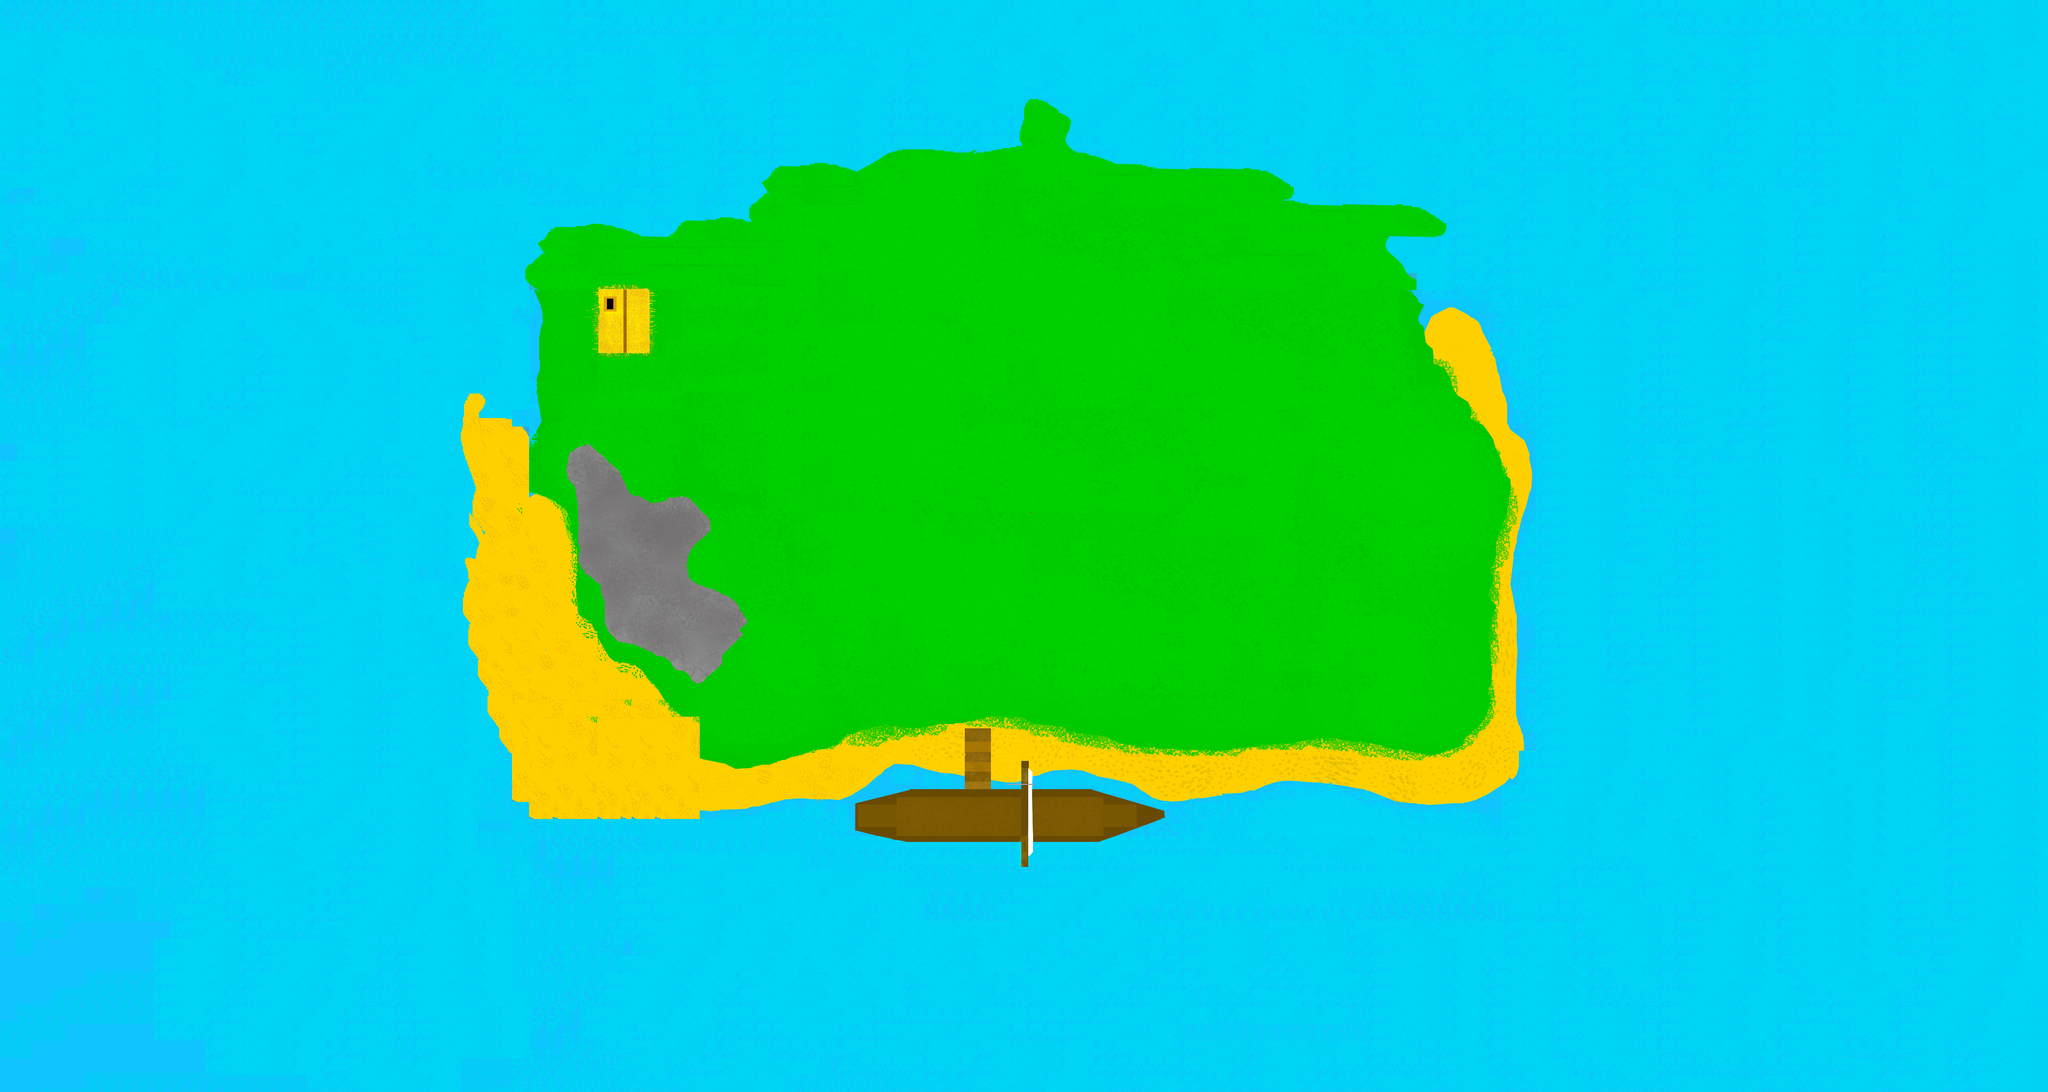

A level layout from a 2D game, rendered from its tile map. Below: a short description, then the map file with tile-grid data replaced by summaries:
An orthogonal 120x64 tile map with 32x32 px tiles, 6 tile layers (Tile Layer 1, Tile Layer 1.0, GameObjects, Collision, ...), 4 tilesets and 46 objects.

<map version="1.0" orientation="orthogonal" width="120" height="64" tilewidth="32" tileheight="32">
 <tileset firstgid="1" name="mappi" tilewidth="32" tileheight="32">
  <image source="mappi.png" width="1920" height="1080" />
 </tileset>
 <tileset firstgid="1981" name="punainen" tilewidth="32" tileheight="32">
  <image source="punainen.png" width="82" height="82" />
 </tileset>
 <tileset firstgid="1985" name="Mappi imagena" tilewidth="32" tileheight="32">
  <image source="Mappi imagena.png" width="3840" height="2048" />
 </tileset>
 <tileset firstgid="9665" name="Levelperkele" tilewidth="32" tileheight="32">
  <image source="Levelperkele.png" width="3840" height="2048" />
 </tileset>
 <layer name="Tile Layer 1" width="120" height="64">
  <data>[7680 cells, 7616 non-empty, 7616 distinct tile ids]</data>
 </layer>
 <layer name="Tile Layer 1.0" width="120" height="64">
  <data>[7680 cells, 7680 non-empty, 2366 distinct tile ids]</data>
 </layer>
 <layer name="GameObjects" width="120" height="64" opacity="0.01">
  <data>[7680 cells, 0 non-empty, 0 distinct tile ids]</data>
 </layer>
 <layer name="Collision" width="120" height="64" opacity="0">
  <data>[7680 cells, 716 non-empty, 4 distinct tile ids]</data>
 </layer>
 <objectgroup name="Lammas_Objects" width="120" height="64">
  <object x="1772" y="661" width="32" height="32" />
  <object x="1896" y="661" width="32" height="32" />
  <object x="1735" y="722" width="32" height="32" />
  <object x="1796" y="723" width="32" height="32" />
  <object x="1868" y="723" width="32" height="32" />
  <object x="1928" y="725" width="32" height="32" />
  <object x="1734" y="782" width="32" height="32" />
  <object x="1797" y="783" width="32" height="32" />
  <object x="1865" y="783" width="32" height="32" />
  <object x="1933" y="783" width="32" height="32" />
  <object x="1785" y="842" width="32" height="32" />
  <object x="1864" y="841" width="32" height="32" />
 </objectgroup>
 <objectgroup name="susi" width="120" height="64">
  <object x="1141" y="721" />
  <object x="1143" y="673" width="20" height="22" />
  <object x="1180" y="676" width="20" height="19" />
  <object x="1172" y="706" width="29" height="24" />
  <object x="1126" y="686" width="16" height="17" />
  <object x="1154" y="691" width="22" height="13" />
  <object x="1185" y="687" width="18" height="23" />
  <object x="1211" y="691" width="16" height="19" />
  <object x="1149" y="705" width="24" height="21" />
  <object x="1170" y="670" width="19" height="22" />
  <object x="1119" y="678" width="16" height="19" />
  <object x="1144" y="704" width="24" height="20" />
  <object x="1178" y="700" width="17" height="23" />
  <object x="2443" y="918" width="1" />
 </objectgroup>
 <layer name="Lammas_Objects1" width="120" height="64" opacity="0">
  <data>[7680 cells, 12 non-empty, 1 distinct tile ids]</data>
 </layer>
 <objectgroup name="Laiva" width="120" height="64">
  <object x="1698" y="1509" width="89" height="61" />
  <object x="1785" y="1531" width="134" height="42" />
  <object x="1910" y="1504" width="166" height="65" />
  <object x="1747" y="1485" width="227" height="68" />
  <object x="1768" y="1471" width="171" height="65" />
 </objectgroup>
 <objectgroup name="LammasPussi" width="120" height="64">
  <object x="1705" y="1513" width="24" height="19" />
  <object x="1738" y="1512" width="21" height="17" />
  <object x="1766" y="1511" width="20" height="16" />
  <object x="1702" y="1544" width="28" height="23" />
  <object x="1744" y="1547" width="14" height="17" />
  <object x="1765" y="1548" width="32" height="22" />
  <object x="1926" y="1511" width="29" height="34" />
  <object x="1974" y="1511" width="43" height="29" />
  <object x="2028" y="1515" width="36" height="24" />
  <object x="1929" y="1553" width="31" height="15" />
  <object x="1981" y="1552" width="28" height="12" />
  <object x="2028" y="1549" width="33" height="16" />
 </objectgroup>
 <objectgroup name="player.object" width="120" height="64">
  <object x="1810" y="1340" width="46" height="65" />
  <object x="2448" y="925" />
 </objectgroup>
 <objectgroup name="collisionO" width="120" height="64" visible="0">
  <object x="1413" y="1040" width="975" height="125" />
 </objectgroup>
 <layer name="Tile Layer 6" width="120" height="64">
  <data>[7680 cells, 0 non-empty, 0 distinct tile ids]</data>
 </layer>
 <objectgroup name="GameObjects" width="120" height="64" />
</map>
